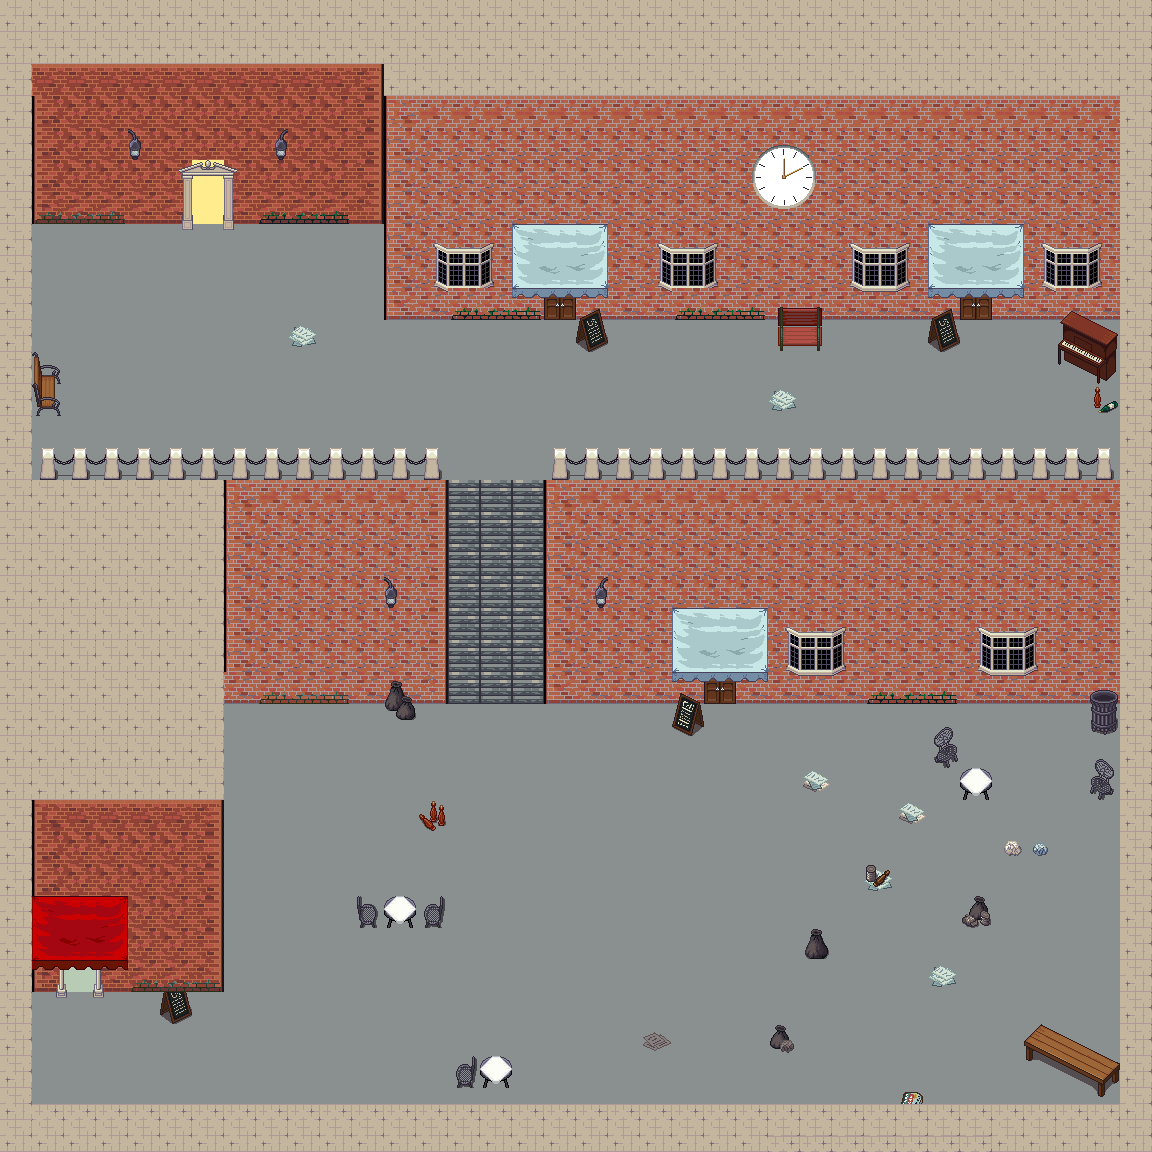

A level layout from a 2D game, rendered from its tile map. Below: a short description, then the map file with tile-grid data replaced by summaries:
An orthogonal 36x36 tile map with 32x32 px tiles, 3 tile layers (Map, Map2, foreground), 11 tilesets and 43 objects (Player, NPC).

<map version="1.10" tiledversion="1.11.2" orientation="orthogonal" renderorder="right-down" width="36" height="36" tilewidth="32" tileheight="32" infinite="0" nextlayerid="10" nextobjectid="47">
 <tileset firstgid="1" name="Tileset-Terrain2" tilewidth="32" tileheight="32" tilecount="504" columns="36">
  <image source="../Tilesets/Tileset-Terrain2.png" width="1152" height="448" />
 </tileset>
 <tileset firstgid="505" name="TX Tileset Wall" tilewidth="32" tileheight="32" tilecount="256" columns="16">
  <image source="../Tilesets/TX Tileset Wall.png" width="512" height="512" />
 </tileset>
 <tileset firstgid="761" name="TX Tileset Stone Ground" tilewidth="32" tileheight="32" tilecount="64" columns="8">
  <image source="../Tilesets/TX Tileset Stone Ground.png" width="256" height="256" />
 </tileset>
 <tileset firstgid="825" name="victorian-streets" tilewidth="32" tileheight="32" tilecount="1536" columns="16">
  <image source="../Tilesets/victorian-streets.png" width="512" height="3072" />
 </tileset>
 <tileset firstgid="2361" name="victorian-windows-doors" tilewidth="32" tileheight="32" tilecount="5120" columns="32">
  <image source="../Tilesets/victorian-windows-doors.png" width="1024" height="5120" />
 </tileset>
 <tileset firstgid="7481" name="MapMetadata" tilewidth="32" tileheight="32" spacing="1" margin="1" tilecount="2" columns="2">
  <image source="../Tilesets/MapMetadata.png" width="67" height="34" />
 </tileset>
 <tileset firstgid="7483" name="victorian-accessories" tilewidth="32" tileheight="32" tilecount="2560" columns="32">
  <image source="../Tilesets/victorian-accessories.png" width="1024" height="2560" />
 </tileset>
 <tileset firstgid="10043" name="victorian-garden" tilewidth="32" tileheight="32" tilecount="1024" columns="16">
  <image source="../Tilesets/victorian-garden.png" width="512" height="2048" />
 </tileset>
 <tileset firstgid="11067" name="victorian-market" tilewidth="32" tileheight="32" tilecount="1280" columns="16">
  <image source="../Tilesets/victorian-market.png" width="512" height="2560" />
 </tileset>
 <tileset firstgid="12347" name="victorian-tenement" tilewidth="32" tileheight="32" tilecount="3072" columns="32">
  <image source="../Tilesets/victorian-tenement.png" width="1024" height="3072" />
 </tileset>
 <tileset firstgid="15419" name="victorian-mansion" tilewidth="32" tileheight="32" tilecount="2048" columns="32">
  <image source="../Tilesets/victorian-mansion.png" width="1024" height="2048" />
 </tileset>
 <layer id="1" name="Map" width="36" height="36">
  <properties>
   <property name="Draw" type="bool" value="true" />
  </properties>
  <data>[1296 cells, 1296 non-empty, 23 distinct tile ids]</data>
 </layer>
 <layer id="2" name="Map2" width="36" height="36">
  <properties>
   <property name="Draw" type="bool" value="true" />
  </properties>
  <data>[1296 cells, 160 non-empty, 92 distinct tile ids]</data>
 </layer>
 <objectgroup id="3" name="Collision">
  <properties>
   <property name="Collision" type="bool" value="true" />
   <property name="Draw" type="bool" value="false" />
  </properties>
  <object id="1" x="0" y="0" width="192" height="224" />
  <object id="2" x="192" y="128" width="32" height="32" />
  <object id="3" x="224" y="128" width="160" height="96" />
  <object id="4" x="384" y="190.667" width="768" height="129.333" />
  <object id="6" x="544" y="480" width="608" height="224" />
  <object id="7" x="224" y="480" width="224" height="224" />
  <object id="8" x="96" y="640" width="128" height="352" />
  <object id="9" x="64" y="896" width="32" height="32" />
  <object id="10" x="0" y="896" width="64" height="96" />
  <object id="11" x="1120" y="320" width="32" height="160" />
  <object id="12" x="1120" y="704" width="32" height="448" />
  <object id="13" x="0" y="1120" width="1120" height="32" />
  <object id="14" x="0" y="992" width="32" height="128" />
  <object id="15" x="0" y="224" width="32" height="256" />
  <object id="16" x="32" y="480" width="192" height="32" />
  <object id="17" x="0" y="480" width="32" height="32" />
  <object id="24" x="773" y="307" width="52" height="40" />
  <object id="25" x="580" y="311" width="26" height="39" />
  <object id="26" x="928" y="312" width="30" height="38" />
  <object id="27" x="1052" y="311" width="68" height="74" />
  <object id="28" x="1093" y="388" width="28" height="25" />
  <object id="29" x="33" y="346" width="30" height="66" />
  <object id="30" x="670" y="693" width="30" height="42" />
  <object id="31" x="930" y="729" width="31" height="36" />
  <object id="33" x="960" y="762" width="32" height="38" />
  <object id="34" x="1089" y="758" width="29" height="39" />
  <object id="35" x="1091" y="691" width="27" height="43" />
  <object id="36" x="1020" y="1022" width="55" height="34" />
  <object id="37" x="1057" y="1049" width="61" height="39" />
  <object id="38" x="802" y="924" width="29" height="35" />
  <object id="39" x="858" y="860" width="36" height="31" />
  <object id="40" x="962" y="895" width="28" height="29" />
  <object id="41" x="768" y="1018" width="31" height="35" />
  <object id="42" x="162" y="978" width="29" height="41" />
  <object id="43" x="415" y="795" width="33" height="35" />
  <object id="44" x="354" y="889" width="95" height="38" />
  <object id="45" x="444" y="1055" width="71" height="32" />
 </objectgroup>
 <objectgroup id="5" name="Teleport">
  <object id="18" x="192" y="160" width="32" height="69.5">
   <properties>
    <property name="targetMap" value="Backroom.tmx" />
   </properties>
  </object>
  <object id="19" x="64" y="928" width="32" height="96">
   <properties>
    <property name="targetMap" value="RestaurantDungeon.tmx" />
   </properties>
  </object>
 </objectgroup>
 <objectgroup id="6" name="Checkpoints">
  <object id="20" x="192" y="224" width="32" height="32" />
  <object id="21" x="64" y="992" width="32" height="32" />
 </objectgroup>
 <objectgroup id="4" name="Entities">
  <object id="22" name="Player" type="Player" x="210.333" y="292">
   <properties>
    <property name="CorneliusJoined" type="bool" value="false" />
    <property name="WizardJoined" type="bool" value="false" />
    <property name="magicPoints" type="int" value="50" />
   </properties>
   <point />
  </object>
  <object id="46" name="Octopuss" type="NPC" x="1027" y="373">
   <properties>
    <property name="NPC_ID" type="int" value="2" />
    <property name="active" type="bool" value="true" />
    <property name="anim_tsxpath" value="Assets/Textures/Characters/Pulpo.tsx" />
    <property name="currentDialogueTree" type="int" value="0" />
    <property name="texturePath" value="Assets/Textures/Characters/Pulpo.png" />
   </properties>
   <point />
  </object>
 </objectgroup>
 <layer id="8" name="foreground" width="36" height="36">
  <properties>
   <property name="Draw" type="bool" value="true" />
  </properties>
  <data>[1296 cells, 109 non-empty, 23 distinct tile ids]</data>
 </layer>
</map>
